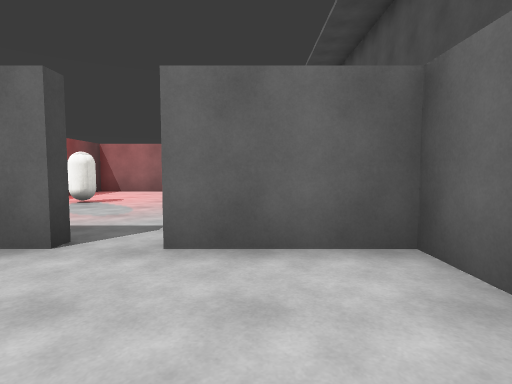
view 1 (above)

15 first-person views from a walk through a 3-D level made in the Unity game engine. The camera is 1.3 m above the floor, tilts 4° down and sees 80° across. The floor is counted in squares, 2 m on a side. Each view is taken from the middle of a square. On the plan, view 1 faces up. The plan holds only what a view shows up to about 10 squares ahead; the rest is blank. Surface patterns are stand-ins for the level's own textures.

view 2
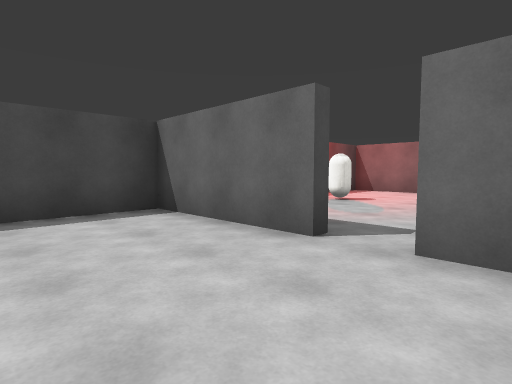

view 3
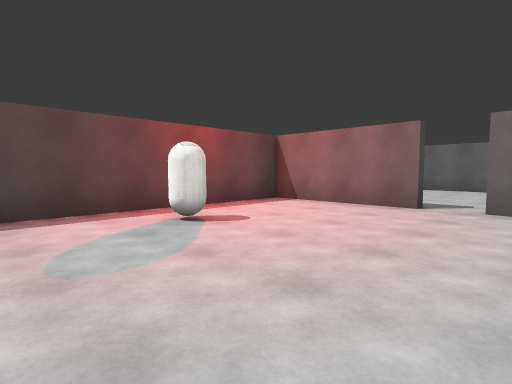

view 4
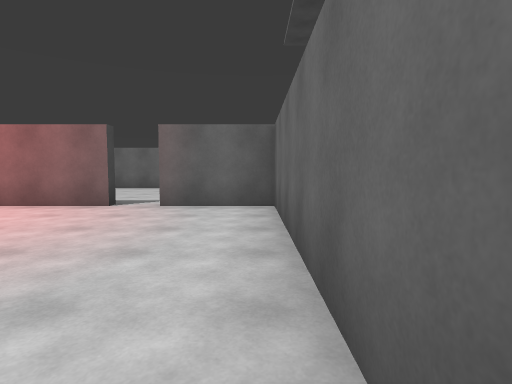

view 5
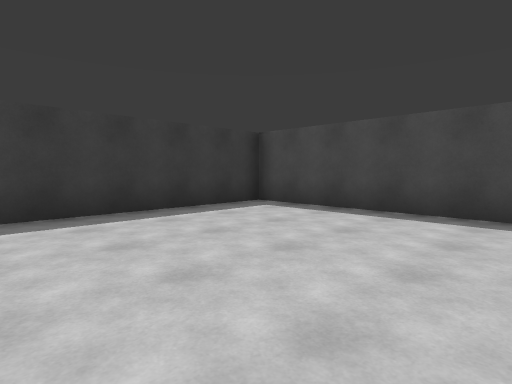

view 6
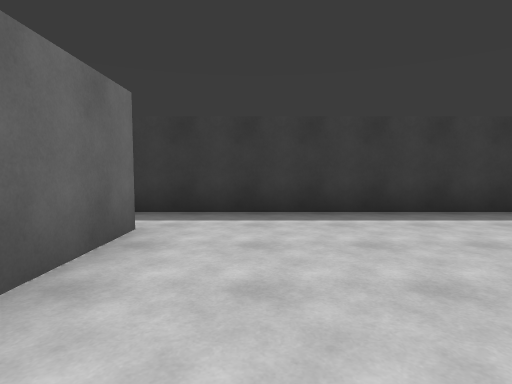

view 7
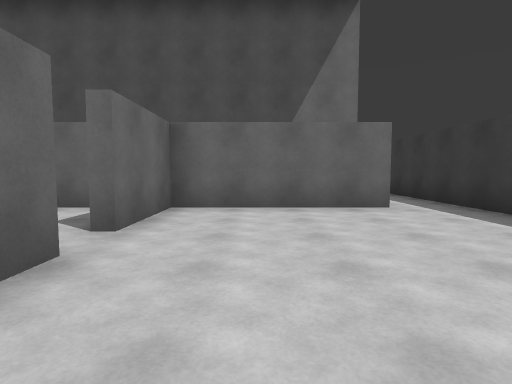

view 8
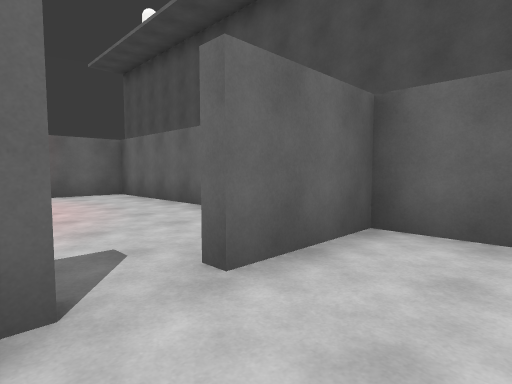

view 9
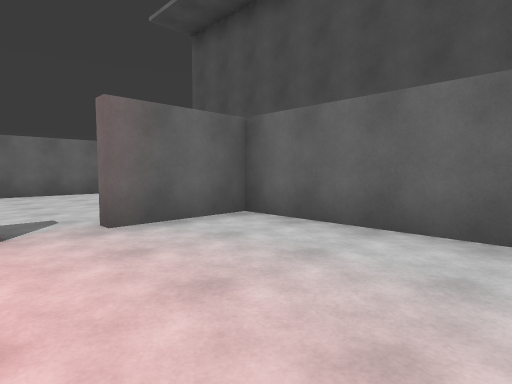

view 10
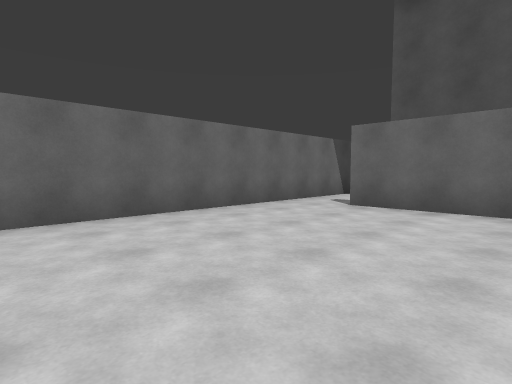

view 11
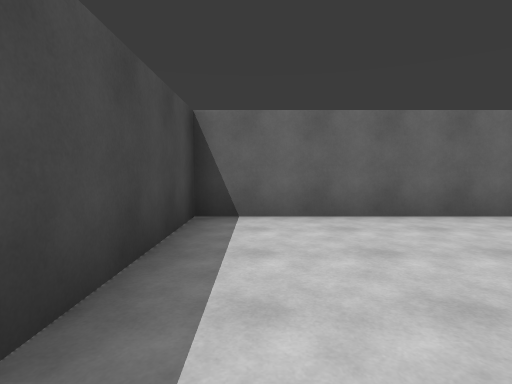

view 12
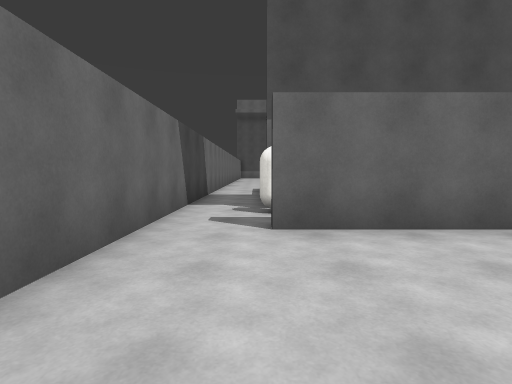

view 13
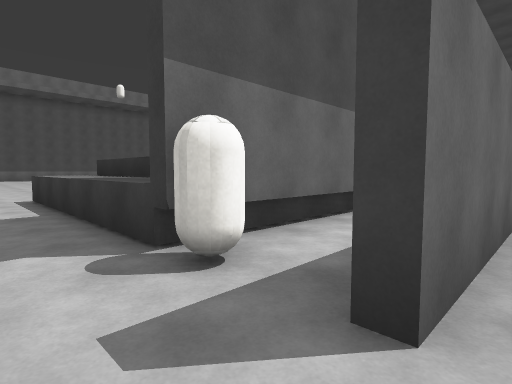

view 14
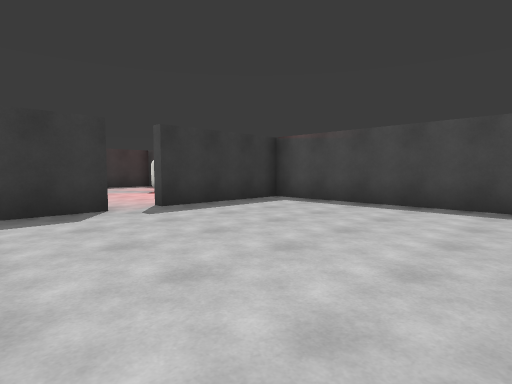

view 15
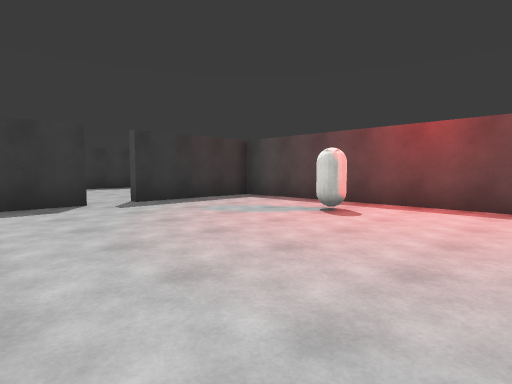

### Floor plan
Ten units are one square. View 1 is at (0, 0); x grows to the right and y downward. Boxes are objects, and circles mark ways between rooms. Rooms are numbered by the first view taken in them; rooms with no view inside come last. Other rooms are left out.
<svg viewBox="-54 -158 79 191">
<path fill="none" stroke="#000" d="M-16 -25 -49 -25 -49 28 16 28M13 14 13 -25 -8 -25 -8 -28M-16 -96 -49 -96 -49 -28 -16 -28M-8 -28 5 -28M13 -39 13 -96 -9 -96M13 -110 13 -139M-9 -99 6 -99M16 -153 -49 -153 -49 -99 -16 -99"/>
<rect x="-45" y="-65" width="10" height="10" fill="#bbb"><title>capsule</title></rect>
<circle cx="-10" cy="-30" r="3" fill="#2a7"/>
<circle cx="-10" cy="-100" r="3" fill="#2a7"/>
<text x="-10" y="0">1</text>
<text x="-20" y="-70">2</text>
<text x="-10" y="-130">3</text>
</svg>
Room 1 opens to room 2. Room 2 opens to room 3.

Where each view was taken, in squares from view 1:
view 1: 0 up, 0 right, facing up
view 2: 0 up, 0 right, facing up-left
view 3: 4 up, 0 right, facing up-left
view 4: 4 up, 1 right, facing up
view 5: 2 up, 0 right, facing down-left
view 6: 2 up, 0 right, facing down
view 7: 1 up, 4 left, facing right
view 8: 1 up, 2 left, facing up-right
view 9: 6 up, 2 left, facing up-right
view 10: 11 up, 4 left, facing up-right
view 11: 11 up, 4 left, facing up
view 12: 14 up, 2 left, facing right
view 13: 15 up, 1 right, facing down-right
view 14: 15 up, 1 right, facing down-left
view 15: 9 up, 1 right, facing down-left
